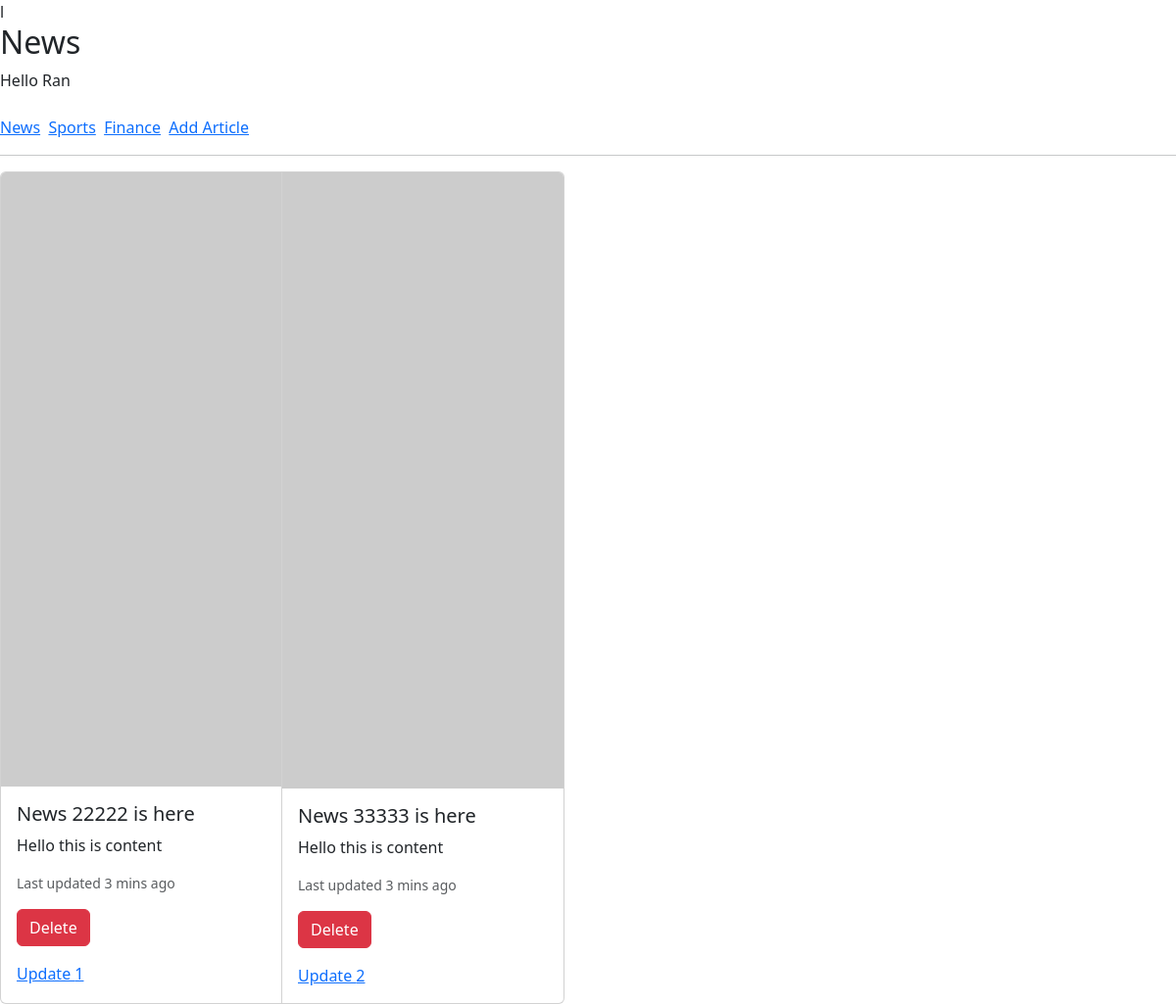
The page /article/news on the database as committed earlier.
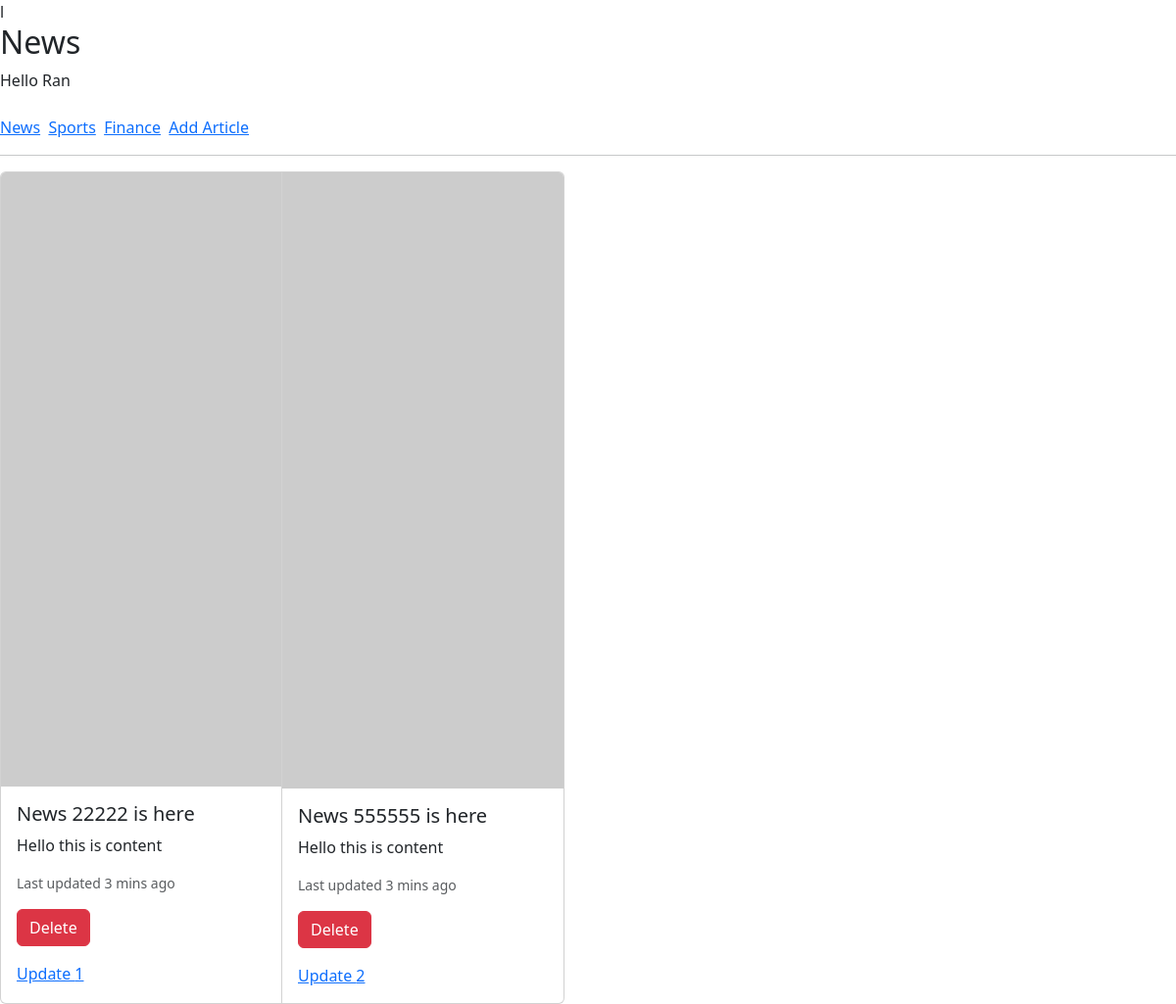
The same page on the database as committed later.
### app.py (models this page shows)
class Article(db.Model):
    id = db.Column(db.Integer, primary_key=True)
    title = db.Column(db.String(80), unique=True, nullable=False)
    content = db.Column(db.String(800))
    image = db.Column(db.String(100))
    category = db.Column(db.String(50), nullable=False)

### app.py (the view)
@app.route("/article/<category>")
def article(category):
    articles = Article.query.filter(Article.category.ilike(category)).all()
    print("articles", articles)
    print(f"****{articles} ")
    return render_template("article.html", news=articles)

### templates/article.html
l{% extends "base.html" %}
{% block title %}News{% endblock %}
{% block content %}
<div class="card-group">
    {% for article in news %}
    <div class="card" style="max-width: 18rem;">
        <img src="{{ article.image }}" class="card-img-top" alt="...">
        <div class="card-body">
            <h5 class="card-title">{{ article.title }}</h5>
            <p class="card-text">{{ article.content }}</p>
            <p class="card-text"><small class="text-body-secondary">Last updated 3 mins ago</small></p>
            <form method="POST" action="/delete_article/{{ article.id }}"><input type="submit" value="Delete"
                    class="btn btn-danger">
            </form>
            <a href="/add_article/{{ article.id }} ">Update {{ article.id }}</a>
        </div>
    </div>
    {% endfor %}
</div>
{% endblock %}

### templates/base.html (shortened to what this page needs)
<!DOCTYPE html>
<html lang="en">
<head>
    <link href="https://cdn.jsdelivr.net/npm/bootstrap@5.3.0-alpha3/dist/css/bootstrap.min.css" rel="stylesheet"
>
</head>
<body>
    <h2>{% block title %}{% endblock %}</h2>
    {% include 'navbar.html' %}
    {% block content %}
    {% endblock %}
</body>
</html>

### templates/navbar.html
Hello Ran
<br>
<br>
<a href="/article/news">News</a>&nbsp;
<a href="/article/sports">Sports</a>&nbsp;
<a href="/article/finance">Finance</a>&nbsp;
<a href="/add_article">Add Article</a>
<hr>

Rows that differ between the two databases and show on the page:
changed Article id 2: title "News 33333 is here" → "News 555555 is here"
